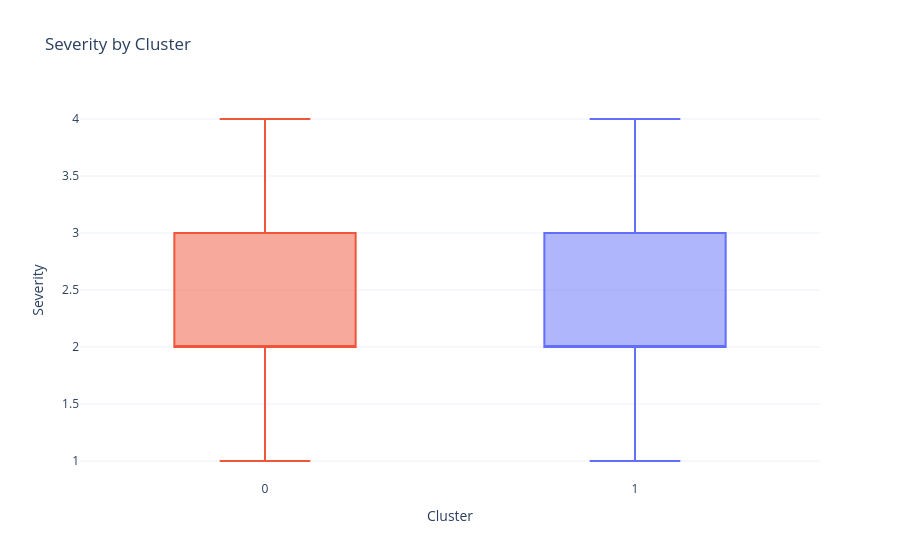

Notebook code for this chart:
### Code cell
fig = px.box(
    df,
    x="Cluster",
    y="Severity",
    color="Cluster",
    title="Severity by Cluster"
)

fig.update_layout(
    template="plotly_white",
    showlegend=False
)

fig.show()

### Figure 1 — Plotly figure (JSON) as saved in the notebook; plotly's stock layout.template omitted (floating-point values rounded to 4 significant figures; data arrays with more than 128 entries replaced by an {"elided": "..."} marker saying what was removed)
{"data": [{"alignmentgroup": "True", "hovertemplate": "Cluster=%{x}<br>Severity=%{y}<extra></extra>", "legendgroup": "1", "marker": {"color": "#636efa"}, "name": "1", "notched": false, "offsetgroup": "1", "orientation": "v", "showlegend": true, "type": "box", "x": {"elided": "66144 int values"}, "x0": " ", "xaxis": "x", "y": {"elided": "66144 int values"}, "y0": " ", "yaxis": "y"}, {"alignmentgroup": "True", "hovertemplate": "Cluster=%{x}<br>Severity=%{y}<extra></extra>", "legendgroup": "0", "marker": {"color": "#EF553B"}, "name": "0", "notched": false, "offsetgroup": "0", "orientation": "v", "showlegend": true, "type": "box", "x": {"elided": "33856 int values"}, "x0": " ", "xaxis": "x", "y": {"elided": "33856 int values"}, "y0": " ", "yaxis": "y"}], "layout": {"boxmode": "overlay", "legend": {"title": {"text": "Cluster"}, "tracegroupgap": 0}, "showlegend": false, "title": {"text": "Severity by Cluster"}, "xaxis": {"anchor": "y", "categoryarray": [1, 0], "categoryorder": "array", "domain": [0, 1], "title": {"text": "Cluster"}}, "yaxis": {"anchor": "x", "domain": [0, 1], "title": {"text": "Severity"}}}}
